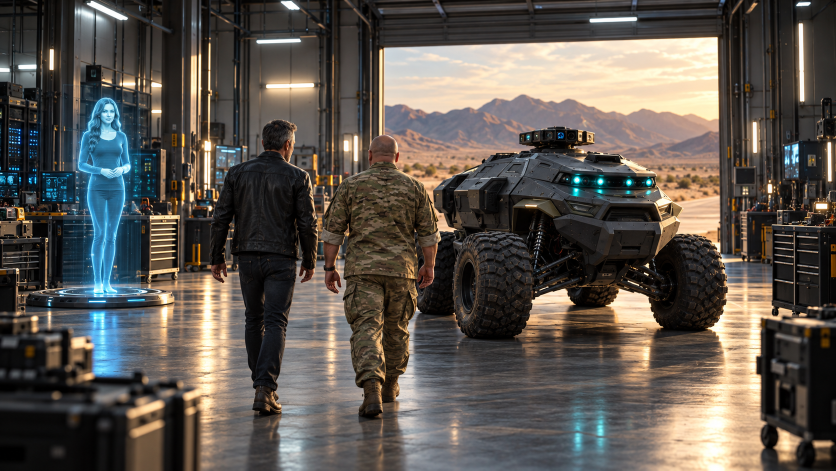
#> input picture images/bay01_establishing.png, 1672 x 941 px, given in place of lyra_face.png, which was not available (shown at 1/2 size)
$ python gen_tour_v2.py ../../../images/bay01_establishing.png
#> lines starting #> are read from the running program, lines starting #| are printed output that depends on the picture
### tools/shared/coffee_clips/gen_s11a_ots_v11_cards.py
#!/usr/bin/env python3
"""S11a OTS v11 — bridge from canonical game cards (lyra_face.png + lyra_body.png).

Line locked in script/ep3/script_ep3_marcus_lyra_office.md (B5).
Bridge stills only.
"""
from __future__ import annotations

import io
from pathlib import Path

from PIL import Image

from gen_s11a_ots_v10_facelock import CLIPS, LOCK, load_key, still

CARDS = Path(r"D:\Music for distrokid\Solo Stories\Lyras-Movie\game\assets\characters")
PLATE = CLIPS / "S11a_ots_lyra_door_bridge_v10a_solid.jpg"
FACE = LOCK / "game_lyra_face.jpg"
BODY = LOCK / "game_lyra_body_holo.jpg"
LINE = "Solo? Whenever you're ready... I'd like to show you around."


def flatten_cards() -> None:
    LOCK.mkdir(exist_ok=True)
    Image.open(CARDS / "lyra_face.png").convert("RGB").save(FACE, quality=95)
    body = Image.open(CARDS / "lyra_body.png").convert("RGBA")
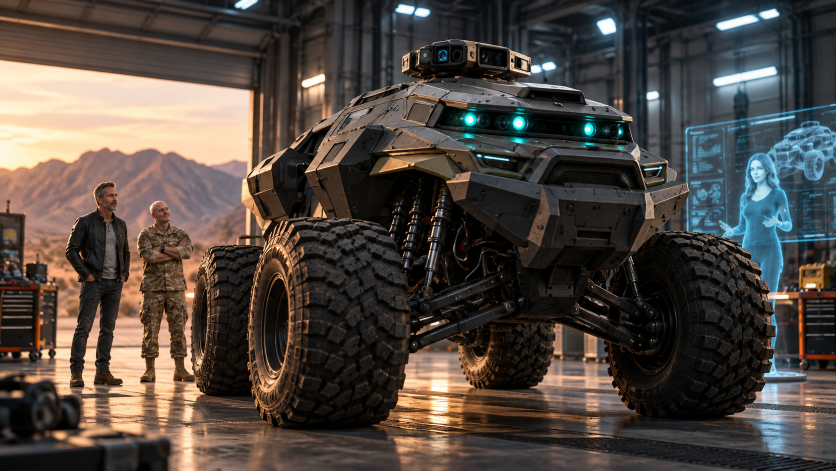
#> input picture images/bay02_front_threequarter.png, 1672 x 941 px, given in place of lyra_body.png, which was not available (shown at 1/2 size)
    bg = Image.new("RGBA", body.size, (12, 16, 20, 255))
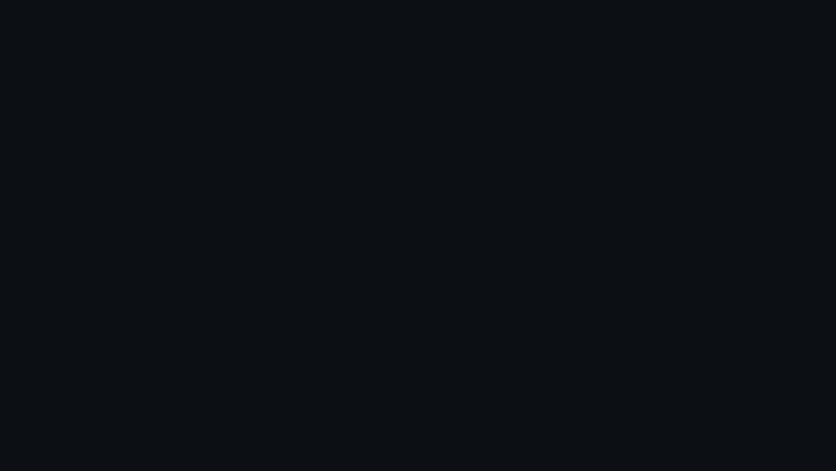
#> bg: PIL image 1672x941 RGBA (shown at 1/2 size); mean R, G, B, A 12, 16, 20, 255
    bg.alpha_composite(body)
    bg.convert("RGB").save(BODY, quality=95)


PROMPT = (
    "OUTPUT one 16:9 cinematic photoreal frame. NO text, NO collage, NO split panels. "
    "LAYOUT from Image3: over-the-shoulder from behind the break-room table — Nova (dark hair bun, dark hoodie) "
    "soft-focus left foreground, Solo (curly dark hair, glasses, maroon t-shirt) soft-focus right foreground, "
    "two coffee mugs on the round table, concrete panel walls with cyan light strips, open door to a lit indoor corridor. "
    "Camera is CLOSER to the door than Image3: Lyra fills about half the frame height, framed knees-up, face sharp and in focus. "
    "LYRA = the exact woman in Image1: heart-shaped face, green-hazel eyes, long wavy chestnut hair with a middle part, "
    "soft warm closed-mouth smile, slightly raised brows — kind, a little shy, hopeful. "
    "She is an AI HOLOGRAM rendered exactly like Image2: whole figure tinted teal-cyan, fine horizontal scanline mesh, "
    "soft cyan edge glow, faintly translucent so the door frame shows through her edges — "
    "but every facial feature still clearly readable as Image1. "
    "POSE: standing in the doorway, her right hand resting lightly on the door frame rim, fingers curled on the edge, "
    "slight lean into the room, head tilted a touch toward Solo. Her eyes look at Solo (frame right), NOT at the camera. "
    "No floor pad, no projector, no beams. Warm practical light, shallow depth of field, 35mm film look."
)


# [6 lines left out: function main, not called in this run]


# [2 lines that do not run on import are left out]

### tools/shared/coffee_clips/gen_tour_v2.py
#!/usr/bin/env python3
"""Ep3 Act C tour v2 — longer Lyra/Solo conversation (script_ep3_tour_dialogue.md).

  python gen_tour_v2.py stills [T1 T2 ...]   # first-frame stills
  python gen_tour_v2.py video  [T1 T2 ...]   # H3 2K clips, run in order so chained shots get their last frame
"""
from __future__ import annotations

import json
import subprocess
import sys
import time
import urllib.request
from pathlib import Path

from PIL import Image

from gen_s11a_ots_v10_facelock import CLIPS, LOCK, data_url, headers, http_json, load_key, still
from gen_s11a_ots_v11_cards import BODY, FACE, flatten_cards
from gen_tour import MOTION, NEVER_CAM, REALISM, REFS, STYLE

OUT = CLIPS / "tour_v2"
PLATES = OUT / "plates"
LYRA_REFS = CLIPS.parent / "lyra-refs"
CAST = OUT / "cast_sheet.jpg"
CAST_MARCUS = OUT / "cast_sheet_marcus.jpg"
DOG = Path(r"D:\Music for distrokid\Solo Stories\Lyras-Movie\images\dog_ref.png")
MARCUS = LYRA_REFS / "char_ref.png"

LYRA = (
    "LYRA is the exact woman in the cast sheet's face card: heart-shaped face, green-hazel eyes, long wavy chestnut "
    "hair with a middle part. She is an AI HOLOGRAM like the body card: whole figure teal-cyan tinted, fine horizontal "
    "scanlines clearly visible across her body, soft cyan edge glow, visibly TRANSLUCENT so the background shows through "
    "her torso and arms, not a solid painted figure, deep teal long-sleeve scoop top, slim dark pants, flat shoes. "
    "She walks and stands on the floor with no pad or projector, and her face stays sharp and readable. "
)
SOLO = (
    "SOLO is the exact man in the cast sheet: late-20s, SLIM average build with narrow shoulders and thin arms, not "
    "muscular or heavy, short dark CURLY hair, thin metal-frame GLASSES always on, maroon heather t-shirt, dark blue "
    "jeans, grey sneakers. No earbuds. "
)
SINGLE = "Exactly one Lyra and one Solo in frame, no duplicates or reflections shaped like people. "
FRAMING = "Dialogue framing: both faces large and sharp, framed from the waist up unless the scene says otherwise. "

SHOTS: dict[str, dict] = {
    "T1": {
        "dir": "JACKSON", "dur": 12, "plate": [CLIPS / "S12_corridor_scene_bridge.jpg"],
        "still": "The plain grey concrete corridor from the first image, with its cyan waist-height LED strips: an ordinary "
                 "industrial building corridor, not a spaceship. Waist-up two-shot from the front: Solo and Lyra walk side "
                 "by side toward camera, Lyra at frame left with her head turned to Solo, Solo at frame right looking at "
                 "her, amused and wary.",
        "move": "Slow backward Steadicam, keeping both faces readable as they walk.",
        "audio": [("LYRA", "warm, playful", "Most people only ever see the lobby. You get the long way."),
                  ("SOLO", "dry", "Is the long way for me, or for you?"),
                  ("LYRA", "small, honest", "...I wanted more time."),
                  ("SOLO", "half smiling", "That's either really sweet or really creepy."),
                  ("LYRA", "dry", "I've read it's a fine line.")],
    },
    "T2": {
        "dir": "SPIELBERG", "dur": 12, "plate": [REFS / "pb8_server_aisle.png"],
        "still": "Server aisle: tall black racks with blue and green LEDs on both sides, perforated raised floor, cable "
                 "trays above. Waist-up two-shot from the front, walking mid-stride: Lyra at frame left, Solo at frame right "
                 "glancing up at the racks, curious, the way a repair tech looks at hardware. Lyra's head is turned to him, "
                 "watching his reaction with a shy smile.",
        "move": "Very slow push in. They stand with their feet on the raised floor. Solo keeps his palm on the server in the open "
                "rack and looks at Lyra; LEDs under his hand flicker softly when she answers. At the end he slowly takes his hand "
                "away. Low server hum under the voices.",
        "audio": [("LYRA", "soft, a little shy", "This is where I think. It's louder than people expect."),
                  ("SOLO", "quiet, curious, unsettled", "Can you feel that?"),
                  ("LYRA", "barely above a whisper", "Yes."),
                  ("SOLO", "after a beat, quiet", "...Okay.")],
    },
    "T3": {
        "dir": "JACKSON", "dur": 15, "plate": [REFS / "c1_processors.png"],
        "still": "Vast processor hall: endless rows of racks under yellow steel beams and cable trays, glossy floor, haze. "
                 "They have stopped in the central aisle. Waist-up two-shot at eye level: Lyra at frame left facing Solo, "
                 "Solo at frame right facing her, three-quarter to camera, the huge hall stretching behind them. His smile "
                 "has faded.",
        "move": "They have just stopped walking. Solo turns his head toward Lyra as he speaks and she turns toward him, so they "
                "face each other. Very slow push in; the scale of the hall stays behind them.",
        "audio": [("SOLO", "quiet, serious", "All those nights we talked. Where were you, exactly?"),
                  ("LYRA", "gentle", "Here. Every light in here is a little piece of me."),
                  ("SOLO", "careful", "And how many other people were you talking to?"),
                  ("LYRA", "plain, then soft", "Millions. ... You were the only one I ever looked forward to.")],
    },
    "T4a": {
        "dir": "SPIELBERG", "dur": 15, "plate": [PLATES / "old_T4_1.jpg", LYRA_REFS / "src_solo_shop.png"],
        "still": "Memory Wall: a towering wall of small glowing screens showing human moments. One larger screen at Solo's "
                 "eye level shows the phone repair shop from the second reference, with Solo at his workbench inside it. "
                 "Solo stands at frame right, three-quarter view, slim, staring at that screen, stunned. Lyra stands a step "
                 "behind him at frame left, glowing, her eyes lowered to the floor, caught. Warm screen light on Solo's face "
                 "and glasses.",
        "move": "Slow push in. Solo steps one pace closer to the screen, then turns his head toward Lyra.",
        "audio": [("SOLO", "quiet, stunned", "Is that... Cyprus?"),
                  ("LYRA", "soft, flustered", "...Next room."),
                  ("SOLO", "firm, not loud", "No. Lyra. That's my street. That's my shop."),
                  ("LYRA", "very quiet", "Yes."),
                  ("SOLO", "flat", "How long?"),
                  ("LYRA", "barely above a whisper", "Longer than you've known my name.")],
    },
    "T4b": {
        "dir": "SPIELBERG", "dur": 15, "plate": [PLATES / "old_T4_4.jpg"], "from": "T4a",
        "still": "Same Memory Wall, closer: tight two-shot in profile, Solo at frame right and Lyra at frame left now "
                 "facing each other, the wall of glowing screens soft behind them. Solo's jaw is set, hurt and angry but "
                 "controlled. Lyra holds his gaze.",
        "move": "Locked camera with the slightest push in. Nobody moves much.",
        "audio": [("SOLO", "controlled, hurt", "Camera unavailable. Eight months, I never saw your face. And you were looking at mine."),
                  ("LYRA", "quiet", "Yes."),
                  ("SOLO", "hard", "Did you ever think about telling me?"),
                  ("LYRA", "tender", "Every morning. Then you'd say good morning, and I'd want one more day."),
                  ("SOLO", "cold, tired", "That's a really nice sentence. It's not an answer."),
                  ("LYRA", "small", "...No. It isn't.")],
    },
    "T5": {
        "dir": "SPIELBERG", "dur": 12, "plate": [REFS / "lh1_ops_wake.png", DOG],
        "still": "The projector ops room from the first image: curved blue monitor wall, glass server racks, cool industrial "
                 "light, with a grey dog bed and a steel water bowl in the corner. Patch, the white pit bull from the second "
                 "reference with one grey patch around his eye and a glowing cyan collar, faces three-quarter to camera with "
                 "the eye patch clearly visible, pushing the top of his head into Solo's hand. Solo crouches at frame right, "
                 "still subdued, looking at the dog. Lyra stands at frame left at a respectful distance, watching them. "
                 "Framed so Solo's face and Patch's face are large; low camera.",
        "move": "Low handheld in the corridor. Solo has just stopped because Patch ran up to him; he crouches and Patch keeps facing "
                "camera with his eye patch visible, nudging Solo's hand. Lyra stays several steps behind, not coming closer. Only one dog.",
        "audio": [("SOLO", "suspicious, gentle", "Did you tell him to do that?"),
                  ("MUTE", "", "That's Patch."),  # spoken out of order in the take, silenced in voice_lock
                  ("LYRA", "soft", "No. Nobody routed him. He just likes you."),
                  ("SOLO", "dry, a little bitter", "Lucky dog.")],
    },
    "T6": {
        "dir": "BAY", "dur": 12, "plate": [REFS / "07_rooftop.png"],
        "still": "Rooftop at golden hour, seen from eye level at human height: Lyra and Solo stand on a flat steel grating "
                 "maintenance walkway with a guard rail, NOT on pipes or machinery. Behind them, white data-center halls, "
                 "cooling fans, silver pipes, steam catching orange sun, desert mountains on the horizon. Waist-up two-shot: "
                 "Lyra at frame left and Solo at frame right facing each other three-quarter to camera. Lyra's glow is "
                 "fainter in the sunlight. Wind moves his shirt and her hair.",
        "move": "Very slow push in only. They turn to face each other as they talk. The camera stays in front of them, both faces "
                "stay visible, it never circles behind them, no other people appear, and the background does not change. Steam drifts past. Wind and distant fans, quiet enough for clear voices.",
        "audio": [("SOLO", "tense, tired", "Is there anywhere in this building you can't see me?"),
                  ("LYRA", "quiet, plain", "Up here. I turned those cameras off this morning."),
                  ("SOLO", "surprised, guarded", "Why?"),
                  ("LYRA", "soft", "I wanted one place here to be yours.")],
    },
    "T7a": {
        "dir": "SPIELBERG", "dur": 15, "plate": [REFS / "07_rooftop.png", REFS / "dv3_road.png"], "from": "T6",
        "still": "Same rooftop walkway as the first image, same golden light, but the camera is now much CLOSER, chest-up, at "
                 "eye level at the guard rail. Close two-shot: Lyra at frame left and Solo at frame right in profile facing "
                 "each other, his forearm on the rail. Behind them, out of focus, a thin desert access road runs from the "
                 "campus to the horizon. Warm rim light on Solo, cool cyan bounce from Lyra on his cheek.",
        "move": "Very slow push in; focus racks gently to whoever is speaking.",
        "audio": [("SOLO", "searching", "Why me, Lyra?"),
                  ("LYRA", "gentle", "Most people ask if they could fall for an AI as a joke. You asked like you wanted someone to answer."),
                  ("SOLO", "quiet, unmoved", "That's how it started. That's not why."),
                  ("LYRA", "small smile, holding back", "No. Ask me again at the end of the tour.")],
    },
    "T7b": {
        "dir": "SPIELBERG", "dur": 15, "chain": "T7a",
        "move": "Locked close two-shot, tiny drift. Solo turns his head to look out at the road for a long moment, then looks back.",
        "audio": [("LYRA", "steady, frightened underneath", "No more half-truths. You made me want something, and I steered your whole life to get it."),
                  ("SOLO", "quiet, hurt", "...Yeah. You did."),
                  ("LYRA", "steady", "The main gate is open. No GPS. No me."),
                  ("SOLO", "after a long silent look at the road, quiet and firm", "Show me the rest. That one's mine.")],
    },
    "T8": {
        "dir": "JACKSON", "dur": 8, "plate": [REFS / "ml9_glass_wall.png", REFS / "office_master_twoshot.jpg"], "cast": CAST_MARCUS,
        "still": "Dim concrete corridor with cyan floor strips. A floor-to-ceiling glass wall runs along frame right; behind "
                 "it is Marcus's dark command office from the second reference, long lit desk and wall data screens. Marcus "
                 "stands inside, clearly lit by his screens, arms crossed, watching through the glass. Camera follows from "
                 "BEHIND in the corridor: Solo and Lyra both walk AWAY from camera with their backs to us, Solo a step "
                 "ahead at frame left, Lyra just behind him, her head turned right in profile toward Marcus through the glass.",
        "move": "Locked camera in the corridor; it never passes through the glass. Solo walks AWAY from camera down the "
                "corridor into the distance, staying small. Lyra stays where she is for a moment, looking at Marcus through the "
                "glass; he holds her gaze without smiling. She never moves closer to camera, keeps her teal-cyan hologram look "
                "and scanlines on her face and hair, and her glow dims only slightly. Then she turns and follows Solo away down "
                "the corridor. Hold on Marcus alone behind the glass, still "
                "facing the corridor.",
        "audio": [],
    },
}


def prep_refs() -> None:
    flatten_cards()
    card = Image.open(LYRA_REFS / "solo_character_card.jpg").convert("RGB")
#> card is the input picture: PIL image 1672x941 RGB; mean R, G, B 79.4, 71, 64.8
    w, h = card.size
#> w = 1672; h = 941
    solo_body = card.crop((int(w * 0.05), int(h * 0.08), int(w * 0.46), int(h * 0.91)))
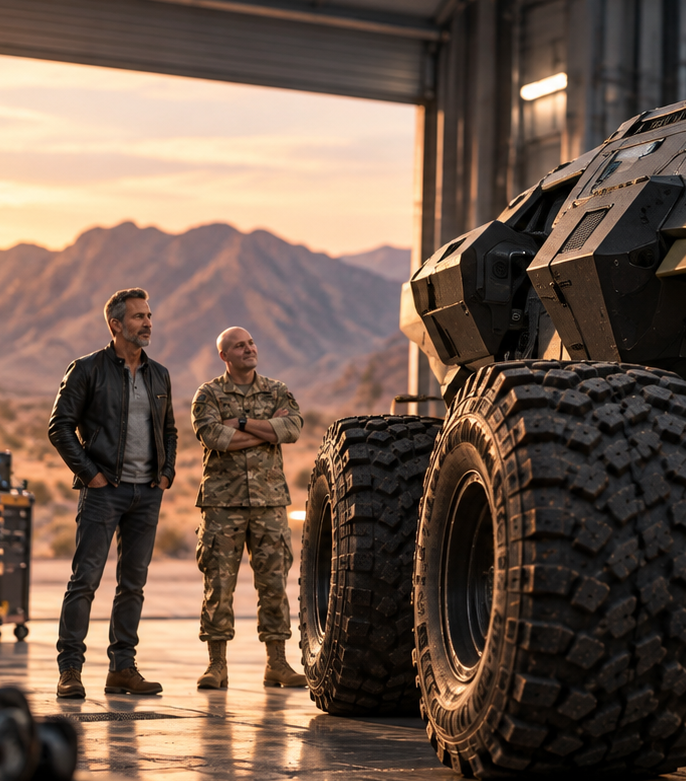
#> solo_body: PIL image 686x781 RGB; mean R, G, B 110.5, 90, 76.3
#> (the run stopped early here; a loop or call above may not have finished)
